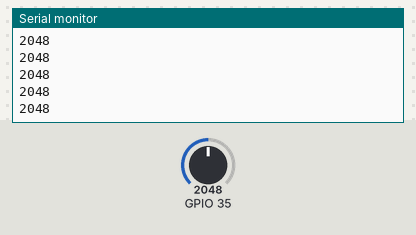
A sketch run on a simulated ESP32. Shown: the last lines printed to the serial monitor. The test bench sets the inputs (shaded band); at power-on: GPIO 35 = 2048. WiFi joins after 1.5 s; servers stay silent unless stated.

Above: at 2.7 s.
2.8 s: GPIO 35 set to 2866
At 3.14 s:
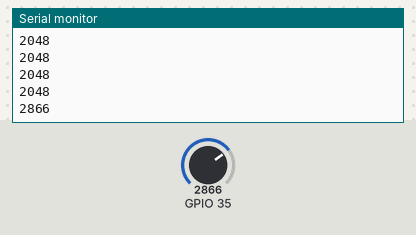
4.3 s: GPIO 35 set to 3603
At 4.34 s:
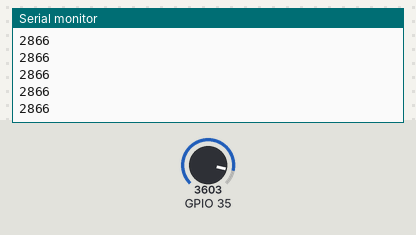
Timing chart, 0 to 7.3 s (numbered marks = the images above; inputs shaded):
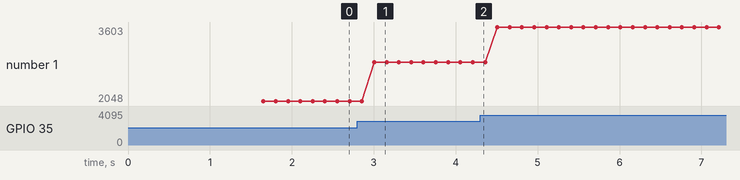

Measured:
- after the input at 2.8 s, the serial monitor: prints a new line after 0.21 s (image 1)
- plotted number 1: 2048 → 2866 after the input at 2.8 s, 2866 → 3603 after the input at 4.3 s

The sketch:

Arduino_Sensor.ino
```cpp
#include <WiFi.h>
#include <Firebase_ESP_Client.h>
#include <addons/TokenHelper.h>
#include <addons/RTDBHelper.h>
// Credenciales de la red Wi-Fi
const char* WIFI_SSID = "Cresendo";
const char* WIFI_PASSWORD = "12345678";

// Credenciales de Firebase
const char* API_KEY = "AIzaSyD_MkXPV8uwMLv2BDiIie5tRfZG7MzSqf8";
const char* DATABASE_URL = "https://termometro-d3093-default-rtdb.firebaseio.com";//URL DE LA RTDB
const char* USER_EMAIL = "esp32@test.com";
const char* USER_PASSWORD = "12345678";

int cambio;
// Objeto para manejar la comunicación con Firebase
FirebaseData fbdo;

// Objeto para la autenticación en Firebase
FirebaseAuth auth;

// Objeto de configuración de Firebase
FirebaseConfig config;

// Tiempo desde el último envío de datos a Firebase
unsigned long sendDataPrevMillis = 0;

// Configura y establece la conexión Wi-Fi
void setup_WIFI(){
  WiFi.begin(WIFI_SSID, WIFI_PASSWORD);
  Serial.print("Connecting to Wi-Fi");
  unsigned long ms = millis();
  while (WiFi.status() != WL_CONNECTED)
  {
    Serial.print(".");
    delay(300);
  }
  Serial.println();
  Serial.print("Connected with IP: ");
  Serial.println(WiFi.localIP());
  Serial.println();
}
// Configura Firebase con las credenciales y la URL de la base de datos
void setupFirebase() {
  config.api_key = API_KEY;
  auth.user.email = USER_EMAIL;
  auth.user.password = USER_PASSWORD;
  config.database_url = DATABASE_URL;
  config.token_status_callback = tokenStatusCallback;
  config.signer.tokens.legacy_token = "<database secret>";
  Firebase.reconnectNetwork(true);
  fbdo.setBSSLBufferSize(4096, 1024);
  fbdo.setResponseSize(2048);
  Firebase.begin(&config, &auth);
  Firebase.setDoubleDigits(5);
  config.timeout.serverResponse = 10 * 1000;
  Serial.printf("Firebase Client v%s\n\n", FIREBASE_CLIENT_VERSION);
}

// Configuración inicial
void setup() {
    Serial.begin(115200);
    setup_WIFI();
    setupFirebase();
}

void loop() {
  // Verifica si Firebase está listo y si ha pasado cierto tiempo desde el último envío de datos
  if (Firebase.ready() && (millis() - sendDataPrevMillis > 15000 || sendDataPrevMillis == 0))
  {
    int ldr = analogRead(35); // Lee el valor del potenciómetro conectado al pin A0

      // Envía el estado del botón a la base de datos en tiempo real de Firebase
      if (Firebase.RTDB.setInt(&fbdo, F("/termometro"), ldr)) {
          Serial.println(ldr);
      } else {
          Serial.print("Failed to send data: ");
          Serial.println(fbdo.errorReason().c_str());
      }
  }
}
```
